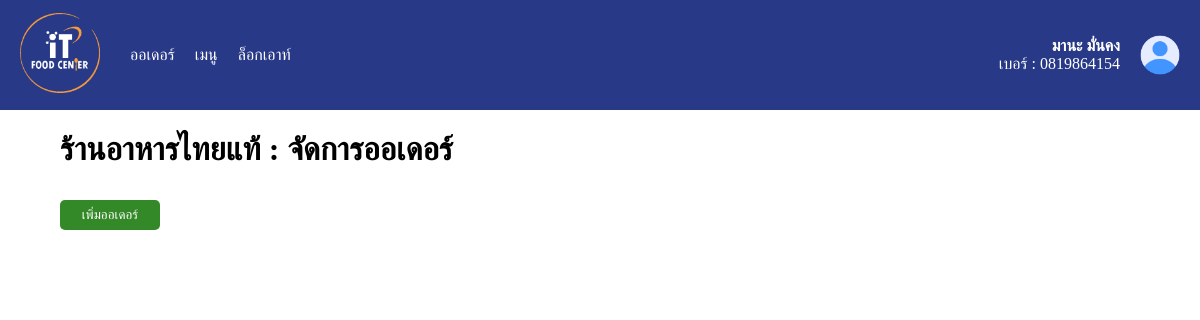
The app's page /c_orderStatus/ (signed in) with its own data.
### food_center/models.py (models this page shows, shortened)
class Cook(models.Model):
    user = models.OneToOneField(User, on_delete=models.CASCADE, null=True, blank=True)
    first_name = models.CharField(max_length=150)
    last_name = models.CharField(max_length=200, null=False)

class Restaurant(models.Model):
    class StatusChoice(models.TextChoices):
        OPEN = "O", "เปิด"
        CLOSED = "C", "ปิด"
    name = models.CharField(max_length=150)
    description = models.CharField(max_length=150)
    cook = models.ForeignKey(Cook, on_delete=models.CASCADE)
    status = models.CharField(max_length=10, choices=StatusChoice.choices, default=StatusChoice.OPEN)
    category = models.ManyToManyField(ResturantCategory)

### food_center/views.py (the view)
# urls.py: path('c_orderStatus/', c_orderStatusView.as_view(), name='c_orderStatus'),
class c_orderStatusView(LoginRequiredMixin,PermissionRequiredMixin, View):
    login_url = '/login/'
    permission_required = ["food_center.change_cook"]
    def get(self, request):
        cook = Cook.objects.get(user__username=request.user.username)
        restaurant = Restaurant.objects.get(cook=cook.id)
        order = Order.objects.filter(FoodItem__restaurant=restaurant)
        context = {
            "cook": cook,
            "restaurant":restaurant,
            "orders":order
        }
        return render(request, 'c_orderStatus.html', context)

### food_center/templates/c_orderStatus.html (shortened to what this page needs)
{% load static %}
<!DOCTYPE html>
<html lang="en">
<head>
    <link rel="stylesheet" href="{% static '/css/c_orderStatus.css' %}" />
</head>
<body>
    {% include 'c_nav.html' %}
    <main>
        <div class="category">
            <h1>{{restaurant.name}} : จัดการออเดอร์</h1>
        </div>
        <button class="add_order" onclick="window.location.href='{% url 'order_add' %}'">เพิ่มออเดอร์</button>
    </main>
</body>
</html>

### food_center/templates/c_nav.html (shortened to what this page needs)
{% load static %}
<!DOCTYPE html>
<html lang="en">
<head>
</head>
<body>
    <header>
        <nav>
            <div class="nav-logo">
                <img style="width: 80px;" src="{% static '/logo-icon/icon_png.png' %}" alt="logo">
            </div>
            <div class="nav-warp">
                <a href="{% url 'c_orderStatus' %}">ออเดอร์</a>
                <a href="{% url 'c_fooditem' %}">เมนู</a>
                <a href="{% url 'logout' %}">ล็อกเอาท์</a>
            </div>
            <div class="nav-user">
                <div class="user">
                    <strong>{{ cook.first_name }} {{ cook.last_name }}</strong><br>
                    <span>{{restaurant.description}}</span>
                </div>
                <img src="{% static '/logo-icon/userIcon.png' %}" alt="User Image">
            </div>
        </nav>
    </header>
</body>
</html>

### static/css/c_orderStatus.css (style rules this page uses)
body { background-image:url('../../static/background/home.jpg'); background-size: cover; background-position: center; height: 100vh; margin: 0; }
main { width: 90%; margin-left: auto; margin-right: auto; }
img { width: 120px; }
.add_order { background-color: #338828; color: white; border: 0; width: 100px; height: 30px; border-radius: 5px; margin-top: 10px; }

### records on screen
Cook: first_name "มานะ", last_name "มั่นคง"
Restaurant: description "เบอร์ : 0819864154", name "ร้านอาหารไทยแท้"
